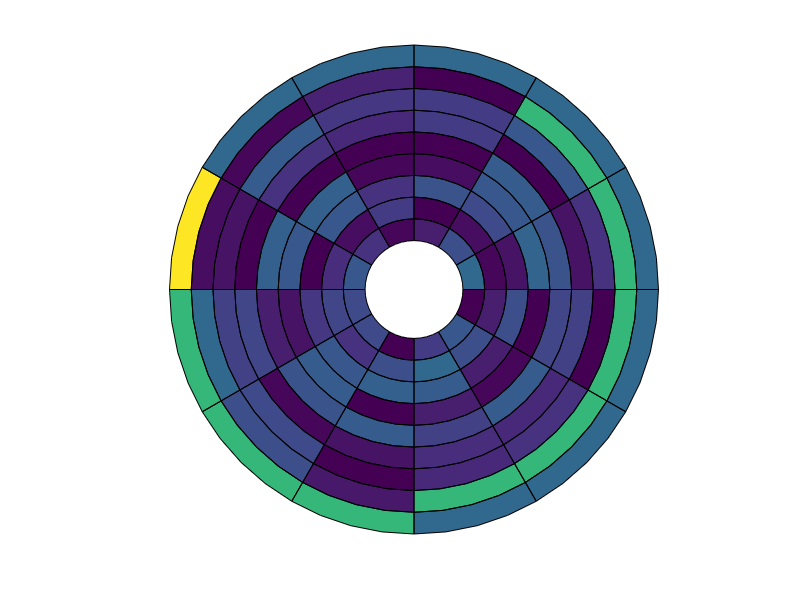

Reproduce this figure in MATLAB.
% BULLSEYE plots patch data in polar coordinates.  The DATA matrix is
% mapped to a bullseye plot as follows.  The matrix rows are mapped to 
% the circumference and matrix columns are mapped to radial direction.  For
% example, the top-left (first row, first column) data point in the matrix is
% mapped to the inner-most radial patch and starts from 0 degrees (far
% right of bullseye, not top) and extends counter-clockwise.  
%
% If you use the hard coded cardiac anatomic lables then this first
% row is within the INFEROTLATERAL segment.  The last row is within the
% INFERIOR segment.
%
% SYNTAX: h=bullseye(DATA,varargin)
%
% color       - matrix of data (ROWSxCOLUMNS==CIRCUMFERENCExRADIUS)
% param.N     - number of points used to define each patch
% param.rho   - 2x1 or 1x2 vector of inner and outer radius
% param.tht   - 2x1 or 1x2 vector of beginning and ending circumference in DEGREES
% param.tht0  - 1x1 value in degrees indicating the circumferential location of the first segment (>0 is CCW)
% param.labels- 0 or 1, flag that turns on anatomic labeling
% param.lines - 1x2 or 2x1, determines number of RADIAL x CIRCUMFERENTIAL lines to use for anatomic sector emphasis
%
% h     - handle for the patch object
%
% Example: bullseye;                                    % Try running it with no input arguments.
%          bullseye(rand(3,5),'N',100,'tht',[45 180]);
%
% Feedback:  Rate this file @ <a href="matlab:web('http://www.mathworks.com/matlabcentral/fileexchange/loadAuthor.do?objectType=author&objectId=1093772','-browser')">MATLAB Central File Exchange</a>
%
% DBE 2004/07/21
% DBE 2005/10/24 Minor bug fixes

% http://www.mathworks.com/matlabcentral/fileexchange/loadAuthor.do?objectType=author&objectId=1093772&objectType=author
%
% modified for 16 segments AHA representation
% 
% usage example:
% data=[3.3	2.8	2.3	1.6	2.0	3.1	4.3	3.8	3.5	3.6	3.7	4.5	4.8	4.8	4.8	4.8];
% figure(1), bullseye2(data','aha',1,'n',10);colormap('winter'),caxis([1 5]);
% 
% SSSR 2018/07/16
% Edited circoffset for AHA henry Aug 10/2018

function [h,t]=bullseye2(data,varargin);

if nargin==0
  data=rand(12,9);
  data(1,:)=1;
  data(2,:)=2;
  data(:,1)=0;
  data(1,1)=3;
  data
end

data=flipud(data);  % The matrices are defined from left to right...graph is CCW

param.N    =[];
param.rho  =[];
param.tht  =[];
param.tht0 =[];
param.label=[];
param.lines=[];
param.isAHA=0;

i = 1;
while i <= length(varargin)
  switch lower(varargin{i})
    case 'n'
      param.N    =varargin{i+1};   i=i+2;
    case 'rho'
      param.rho  =varargin{i+1};   i=i+2;
    case 'tht'
      param.tht  =varargin{i+1};   i=i+2;
    case 'tht0'
      param.tht0 =varargin{i+1};   i=i+2;
    case {'label','labels'}
      param.label=varargin{i+1};   i=i+2;
    case 'lines'
      param.lines=varargin{i+1};   i=i+2;
    case 'aha'
      param.isAHA=varargin{i+1};   i=i+2;
    otherwise
      error(['Input argument ',varargin{i},' not valid.']);
  end
end

if isempty(param.N   ),      param.N     =5                            ; end
if isempty(param.rho ),      param.rho   =[1 5]                        ; end
if isempty(param.tht ),      param.tht   =[0 360]                      ; end
if isempty(param.tht0),      param.tht0  =0                            ; end
if isempty(param.label),     param.label =0                            ; end
if isempty(param.lines),     param.lines =[]                           ; end

[X,Y]=gen_xy(data,param);
h=patch(X,Y,lin(data')');

if ~isempty(param.lines)
  [X,Y]=gen_xy(zeros(param.lines),param);
  h=patch(X,Y,lin(zeros(param.lines)')');
    set(h,'linewidth',3,'facecolor','none');
end

axis equal off;
set(gcf,'color',[1 1 1]);

if param.label, t=bull_labels(param, data); end

% c=colorbar;

return

function [X,Y]=gen_xy(data,param);
ind=1;
Nrad = size(data,2);
Ncirc = size(data,1)*ones(Nrad,1);
Ncircoffset = zeros(Nrad,1);
if(param.isAHA)
    Nrad = 3;
    Ncirc = [4 6 6];
    Ncircoffset = [135 150 150];
end

for k=1:Nrad
    for j=1:Ncirc(k)
        dtht=-diff(param.tht)/Ncirc(k);
        tht1=dtht*(j-1)+param.tht(1)-param.tht0-90+Ncircoffset(k);
        tht2=dtht* j   +param.tht(1)-param.tht0-90+Ncircoffset(k);
        
        dr=diff(param.rho)/Nrad;
        rho1=dr*(k-1)+param.rho(1);
        rho2=dr* k   +param.rho(1);
        
        ang = linspace(tht1/180*pi,tht2/180*pi,param.N);
        [arc1.x,arc1.y]=pol2cart(ang,rho1);
        [arc2.x,arc2.y]=pol2cart(ang,rho2);
        X(:,ind)=[arc1.x arc2.x(end:-1:1)];
        Y(:,ind)=[arc1.y arc2.y(end:-1:1)];
        ind=ind+1;
    end
end
return



function t=bull_labels(param, data);

% Labels are added CCW...this alone determines that the first ROW is INFEROLATERAL etc...
% label{1}='inferoseptal';
% label{2}='inferior';
% label{3}='inferolateral';
% label{4}='anterolateral';
% label{5}='anterior';
% label{6}='anteroseptal';
% label{1}='anterior';
% label{2}='anteroseptal';
% label{3}='inferoseptal';
% label{4}='inferior';
% label{5}='inferolateral';
% label{6}='anterolateral';

for k=16:-1:11  
%   ang=(60*(k-1)-param.tht0-30)*(pi/180);
  ang=(-60*(k-1)-param.tht0-60)*(pi/180) - 0.5;
%   [x,y]=pol2cart(ang,1.08*max(param.rho));
  % seg title
    [xt,yt]=pol2cart(ang,0.9*max(param.rho));
  % seg value
    [x,y]=pol2cart(ang,0.875*max(param.rho));
% 
%     t(k)=text(xt,yt,num2str(16-k+1));
  t(k)=text(x,y,num2str(data(k)));
  set(t(k), 'FontSize', 30)
  disp(get(t(k), 'FontSize'));
  if rem((ang*180/pi),360)>=180
    set(t(k),'rotation',ang*(180/pi)+90,'HorizontalAlignment','Center','FontSize',38,'FontName','Courier','FontWeight','Bold');
  elseif (ang*180/pi)==0 | (ang*180/pi)==360
    set(t(k),'rotation',ang*(180/pi)+90,'HorizontalAlignment','Center','FontSize',18,'FontName','Courier','FontWeight','Bold');
  else
    set(t(k),'rotation',ang*(180/pi)-90,'HorizontalAlignment','Center','FontSize',18,'FontName','Courier','FontWeight','Bold');
  end
end
for k=10:-1:5  
%   ang=(60*(k-1)-param.tht0-30)*(pi/180);
  ang=(-60*(k-1)-param.tht0-60)*(pi/180) - 0.5;
%   [x,y]=pol2cart(ang,1.08*max(param.rho));
  % seg title
    [xt,yt]=pol2cart(ang,0.9*max(param.rho));
  % seg value
    [x,y]=pol2cart(ang,0.6*max(param.rho));
% 
%     t(k)=text(xt,yt,num2str(16-k+1));
  t(k)=text(x,y,num2str(data(k)), 'FontSize', 18);
  if rem((ang*180/pi),360)>=180
    set(t(k),'rotation',ang*(180/pi)+90,'HorizontalAlignment','Center','FontSize',18,'FontName','Courier','FontWeight','Bold');
  elseif (ang*180/pi)==0 | (ang*180/pi)==360
    set(t(k),'rotation',ang*(180/pi)+90,'HorizontalAlignment','Center','FontSize',18,'FontName','Courier','FontWeight','Bold');
  else
    set(t(k),'rotation',ang*(180/pi)-90,'HorizontalAlignment','Center','FontSize',18,'FontName','Courier','FontWeight','Bold');
  end
end
for k=4:-1:1  
%   ang=(60*(k-1)-param.tht0-30)*(pi/180);
  ang=(-90*(k+2)-param.tht0-60)*(pi/180) - 0.5;
%   [x,y]=pol2cart(ang,1.08*max(param.rho));
disp(ang)
  % seg title
    [xt,yt]=pol2cart(ang,0.9*max(param.rho));
  % seg value
    [x,y]=pol2cart(ang,0.35*max(param.rho));
% 
%     t(k)=text(xt,yt,num2str(16-k+1));
  t(k)=text(x,y,num2str(data(k)));
  if rem((ang*180/pi),360)>=180
    set(t(k),'rotation',ang*(180/pi)+90,'HorizontalAlignment','Center','FontSize',18,'FontName','Courier','FontWeight','Bold');
  elseif (ang*180/pi)==0 | (ang*180/pi)==360
    set(t(k),'rotation',ang*(180/pi)+90,'HorizontalAlignment','Center','FontSize',18,'FontName','Courier','FontWeight','Bold');
  else
    set(t(k),'rotation',ang*(180/pi)-90,'HorizontalAlignment','Center','FontSize',18,'FontName','Courier','FontWeight','Bold');
  end
end

return

%  This function linearizes a matrix (m) of any dimension (eg M=m(:)).
%  If an index vector (ind) is given then the the ind entries of m(:) are
%  returned.
%
% SYNTAX: m=lin(m);
%         m=lin(m,ind);
%
% DBE 12/22/03

function m=lin(m,ind);

m=m(:);

if nargin==2
  m=m(ind);
end

return